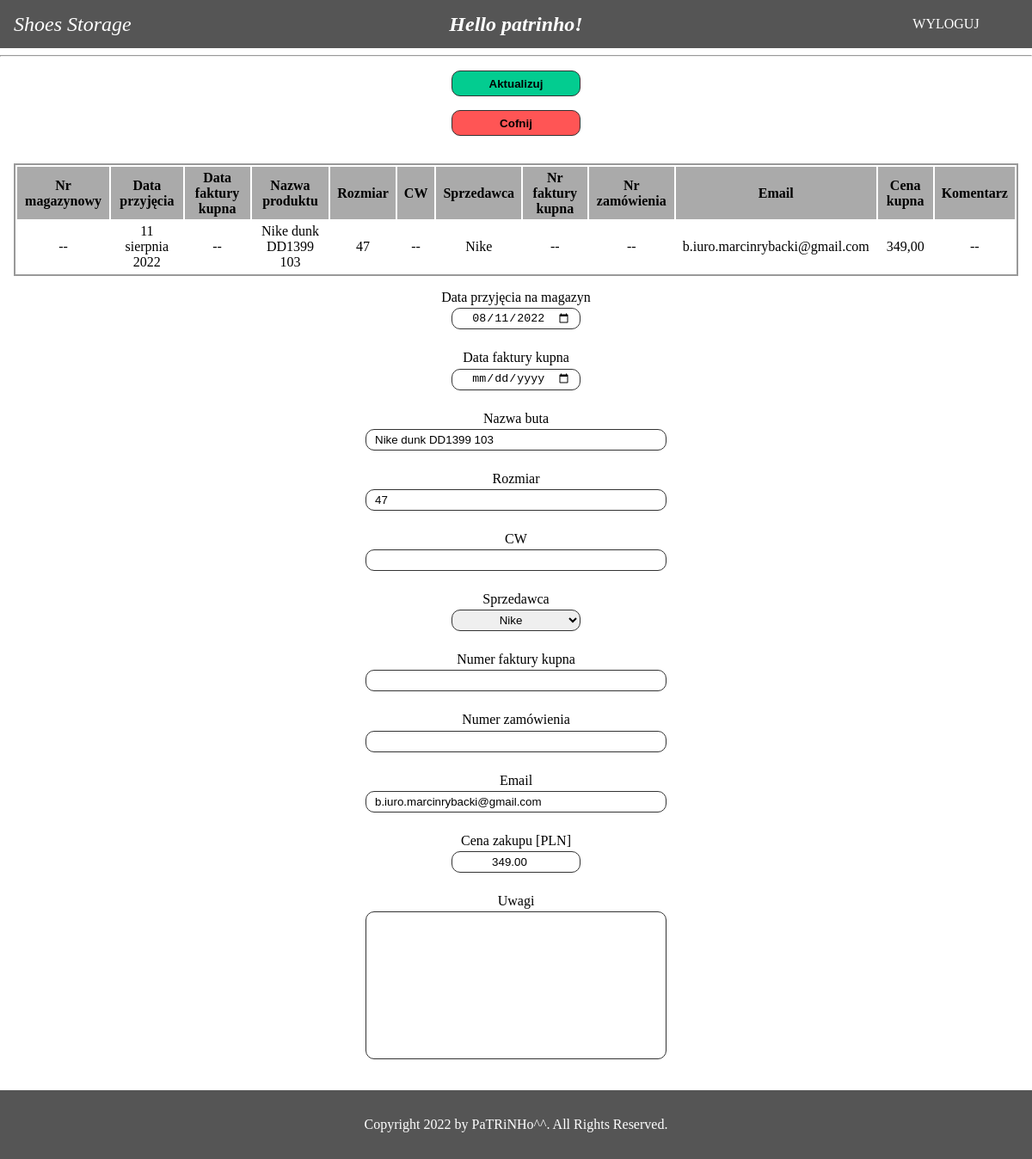
/input_data_storage/10/ (signed in), run on the app's committed database.
### base/models.py (models this page shows, shortened)
class InStorageShoe(models.Model):
    storage_nr = models.IntegerField(unique=True, null=True)
    entry_date = models.DateField()
    buy_invoice_date = models.DateField(blank=True, null=True)
    name = models.CharField(max_length=200)
    size = models.CharField(max_length=20)
    cw = models.CharField(max_length=20, blank=True)
    seller = models.ForeignKey(Seller, on_delete=models.SET_NULL, null=True)
    buy_invoice_nr = models.CharField(max_length=30, blank=True)
    order_nr = models.CharField(max_length=30, blank=True)
    email = models.CharField(max_length=200)
    buy_price = models.DecimalField(max_digits=7, decimal_places=2)
    comment = models.TextField(max_length=200, blank=True)

class Seller(models.Model):
    name = models.CharField(max_length=200)
    def __str__(self):
        return self.name

### base/views.py (the view, shortened to what this page needs)
# urls.py: path('input_data_storage/<str:pk>/', views.InputDataStorage.as_view(),
class InputDataStorage(LoginRequiredMixin, DetailView):
    template_name = 'base/input_data_storage.html'
    login_url = '/login/'
    model = InStorageShoe
    def get_context_data(self, **kwargs):
        context = super().get_context_data(**kwargs)
        in_storage_shoe = InStorageShoe.objects.get(id=self.get_object().pk)
        context['in_storage_shoe'] = in_storage_shoe
        context['form'] = InStorageMissingForm(instance=in_storage_shoe)
        context['input_missing'] = True
        return context

### base/forms.py
class InStorageMissingForm(forms.ModelForm):
    class Meta:
        model = InStorageShoe
        exclude = ('storage_nr',)
        labels = {
            'entry_date': ('Data przyjęcia na magazyn'),
            'buy_invoice_date': ('Data faktury kupna'),
            'name': ('Nazwa buta'),
            'size': ('Rozmiar'),
            'cw': ('CW'),
            'seller': ('Sprzedawca'),
            'buy_invoice_nr': ('Numer faktury kupna'),
            'order_nr': ('Numer zamówienia'),
            'email': ('Email'),
            'buy_price': ('Cena zakupu [PLN]'),
            'comment': ('Uwagi'),
        }
        widgets = {
            'order_date': DateInput(format=('%Y-%m-%d')),
            'entry_date': DateInput(format=('%Y-%m-%d')),
            'buy_invoice_date': DateInput(format=('%Y-%m-%d')),
        }

### base/templates/base/input_data_storage.html (shortened to what this page needs)
{% extends 'main.html' %}
{% load static %}
{% block content %}
<hr/>
<div class="create-single-wrapper">
    <form action="" method="POST">
        <input type="submit" value="Aktualizuj" name="" id="">
        {% if input_missing %}
        <a class="back-a" href="{% url 'input-missing-storage' %}">
        {% else %}
        <a class="back-a" href="{% url 'check-storage' %}">
        {% endif %}
            <input type="button" value="Cofnij" name="" id="">
        </a>
        <table class="overwiew-table">
            <tr class="table-header">
                <th>Nr magazynowy</th>
                <th>Data przyjęcia</th>
                <th>Data faktury kupna</th>
                <th>Nazwa produktu</th>
                <th>Rozmiar</th>
                <th>CW</th>
                <th>Sprzedawca</th>
                <th>Nr faktury kupna</th>
                <th>Nr zamówienia</th>
                <th>Email</th>
                <th>Cena kupna</th>
                <th>Komentarz</th>
            </tr>
            <tr>
                <th>{{in_storage_shoe.storage_nr|default:"--"}}</th>
                <th>{{in_storage_shoe.entry_date|default:"--"}}</th>
                <th>{{in_storage_shoe.buy_invoice_date|default:"--"}}</th>
                <th>{{in_storage_shoe.name|default:"--"}}</th>
                <th>{{in_storage_shoe.size|default:"--"}}</th>
                <th>{{in_storage_shoe.cw|default:"--"}}</th>
                <th>{{in_storage_shoe.seller|default:"--"}}</th>
                <th>{{in_storage_shoe.buy_invoice_nr|default:"--"}}</th>
                <th>{{in_storage_shoe.order_nr|default:"--"}}</th>
                <th>{{in_storage_shoe.email|default:"--"}}</th>
                <th>{{in_storage_shoe.buy_price}}</th>
                <th>{{in_storage_shoe.comment|default:"--"}}</th>
            </tr>
        </table>
        {% for field in form %}
        <div class="form-field">
            <div class="label">{{field.label}}</div>
            <div class="field">{{field}}</div>
        </div>
        {% endfor %}
    </form>
</div>
{% endblock content %}

### templates/navbar.html
{% load static %}
<nav class="navbar">
    <div class="brand-title">
        {% if request.user.is_authenticated %}
        <a href="{% url 'home' %}">Shoes Storage</a>
        {% else %}
        <a href="{% url 'info' %}">Shoes Storage</a>
        {% endif %}
    </div>
    <div class="hello">
        {% if request.user.is_authenticated %}
            <b>Hello {{request.user}}!</b>
        {% else %}
            <b>Hello!</b>
        {% endif %}
    </div>
    <div class="navbar-links">
        {% if request.user.is_authenticated %}
        <div class="action-btn"><a href="{% url 'logout' %}">WYLOGUJ</a></div>
        {% else %}
        <div class="action-btn"><a href="{% url 'login' %}">ZALOGUJ</a></div>
        {% endif %}
    </div>
</nav>

### static/styles/styles.css (style rules this page uses)
* { box-sizing: border-box; }
body { margin: 0; padding: 0; min-height: 100vh; position: relative; padding-bottom: 5rem; }
.navbar { display: grid; grid-template-columns: 200px 1fr 200px; justify-content: space-between; align-items: center; background-color: #555; color: white; }
.brand-title { font-size: 1.5rem; margin: .5rem; margin-left: 1rem; min-width: 150px; font-style: italic; }
.brand-title a { text-decoration: none; color: white; }
.hello { text-align: center; font-size: x-large; font-style: italic; }
.navbar-links { width: 100%; }
.navbar-links .action-btn { width: 150px; border-radius: 1rem; margin-top: .2rem; margin-bottom: .2rem; margin-left: auto; margin-right: auto; }
.navbar-links .action-btn a { text-decoration: none; color: white; padding: 1rem; display: block; text-align: center; }
.create-single-wrapper { margin-left: auto; margin-right: auto; padding-left: 1rem; padding-right: 1rem; margin-top: 1rem; margin-bottom: 2rem; }
.create-single-wrapper .form-field { margin-top: 1rem; margin-bottom: 1.5rem; text-align: center; }
.create-single-wrapper .form-field .label { margin-bottom: .2rem; }
.create-single-wrapper input[type='submit'] { display: block; width: 150px; height: 30px; margin-left: auto; margin-right: auto; margin-bottom: 1rem; border-radius: 10px; background-color: #03cc90; font-weight: bold; border: 1px solid #333; cursor: pointer; }
.create-single-wrapper form a { text-decoration: none; }
.create-single-wrapper input[type='text'] { width: 350px; height: 25px; border-radius: 10px; border: 1px solid #333; padding-left: 10px; padding-right: 10px; }
.create-single-wrapper input[type='number'] { width: 150px; height: 25px; border-radius: 10px; border: 1px solid #333; padding-left: 10px; padding-right: 10px; text-align: center; }
.create-single-wrapper input[type='date'] { width: 150px; height: 25px; border-radius: 10px; border: 1px solid #333; padding-left: 10px; padding-right: 10px; text-align: center; }
.create-single-wrapper select { width: 150px; height: 25px; border-radius: 10px; border: 1px solid #333; padding-left: 10px; padding-right: 10px; text-align: center; }
.create-single-wrapper textarea { width: 350px; resize: none; border-radius: 10px; border: 1px solid #333; padding: 10px; }
tr:nth-child(even) { background: #FFF; }
tr:nth-child(odd) { background: #DDD; }
tr:first-child { background: #AAA; }
.overwiew-table { margin-left: auto; margin-right: auto; }
.overwiew-table tr th { padding-top: .2rem; padding-bottom: .2rem; padding-left: .5rem; padding-right: .5rem; font-weight: normal; }
.overwiew-table .table-header th { font-weight: bold; }
.create-single-wrapper table { border: 2px solid #999; margin-left: auto; margin-right: auto; display: block; overflow-x: auto; }
.back-a { display: block; width: 150px; height: 30px; margin-left: auto; margin-right: auto; border-radius: 10px; margin-bottom: 2rem; text-decoration: none; }
.back-a input[type='button'] { display: block; width: 150px; height: 30px; margin-left: auto; margin-right: auto; margin-bottom: 2rem; border-radius: 10px; background-color: #ff5555; font-weight: bold; border: 1px solid #333; cursor: pointer; }

### data on the page
InStorageShoe: storage_nr "--", entry_date "11 sierpnia 2022", buy_invoice_date "--", name "Nike dunk DD1399 103", size "47", cw "--", seller "Nike", buy_invoice_nr "--", order_nr "--", email "b.iuro.marcinrybacki@gmail.com", buy_price "349,00", comment "--", form "08/11/2022" "Nike dunk DD1399 103" "47" "Nike" "b.iuro.marcinrybacki@gmail.com" "349.00"

### other printed values
{{ request.user }} "patrinho"
{{ field.label }} "Data przyjęcia na magazyn" "Data faktury kupna" "Nazwa buta" "Rozmiar" "CW" "Sprzedawca" "Numer faktury kupna" "Numer zamówienia" "Email" "Cena zakupu [PLN]" "Uwagi"
